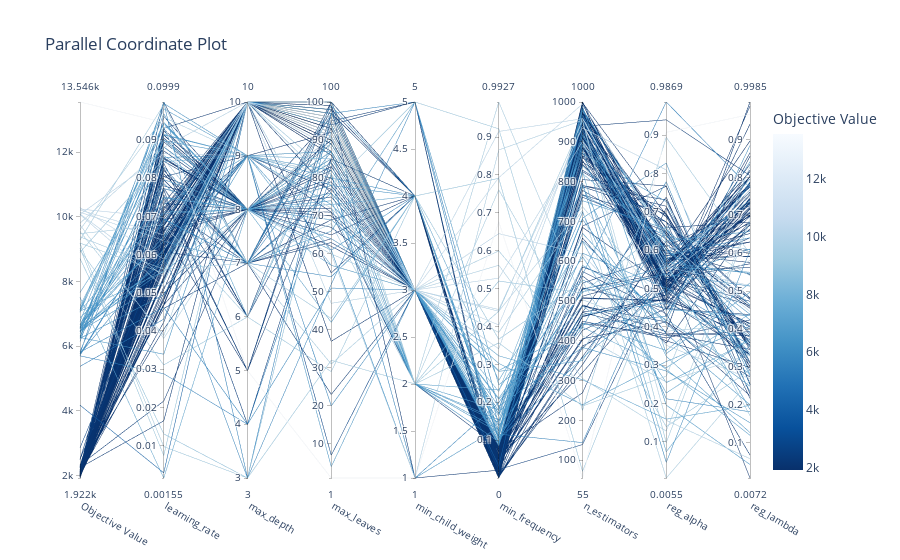

Write notebook code for a chart like this one.
### Code cell
plot_parallel_coordinate(study)

### Figure 1 — Plotly figure (JSON) as saved in the notebook; plotly's stock layout.template omitted (floating-point values rounded to 4 significant figures; data arrays with more than 128 entries replaced by an {"elided": "..."} marker saying what was removed)
{"data": [{"dimensions": [{"label": "Objective Value", "range": [1922.0, 13550.0], "values": {"elided": "189 float values"}}, {"label": "learning_rate", "range": [0.001547, 0.0999], "values": {"elided": "189 float values"}}, {"label": "max_depth", "range": [3, 10], "values": {"elided": "189 int values"}}, {"label": "max_leaves", "range": [1, 100], "values": {"elided": "189 int values"}}, {"label": "min_child_weight", "range": [1, 5], "values": {"elided": "189 int values"}}, {"label": "min_frequency", "range": [3.506e-05, 0.9927], "values": {"elided": "189 float values"}}, {"label": "n_estimators", "range": [55, 1000], "values": {"elided": "189 int values"}}, {"label": "reg_alpha", "range": [0.005459, 0.9869], "values": {"elided": "189 float values"}}, {"label": "reg_lambda", "range": [0.007222, 0.9985], "values": {"elided": "189 float values"}}], "labelangle": 30, "labelside": "bottom", "line": {"color": {"elided": "189 float values"}, "colorbar": {"title": {"text": "Objective Value"}}, "colorscale": [[0, "rgb(247,251,255)"], [0.125, "rgb(222,235,247)"], [0.25, "rgb(198,219,239)"], [0.375, "rgb(158,202,225)"], [0.5, "rgb(107,174,214)"], [0.625, "rgb(66,146,198)"], [0.75, "rgb(33,113,181)"], [0.875, "rgb(8,81,156)"], [1, "rgb(8,48,107)"]], "reversescale": true, "showscale": true}, "type": "parcoords"}], "layout": {"title": {"text": "Parallel Coordinate Plot"}}}
